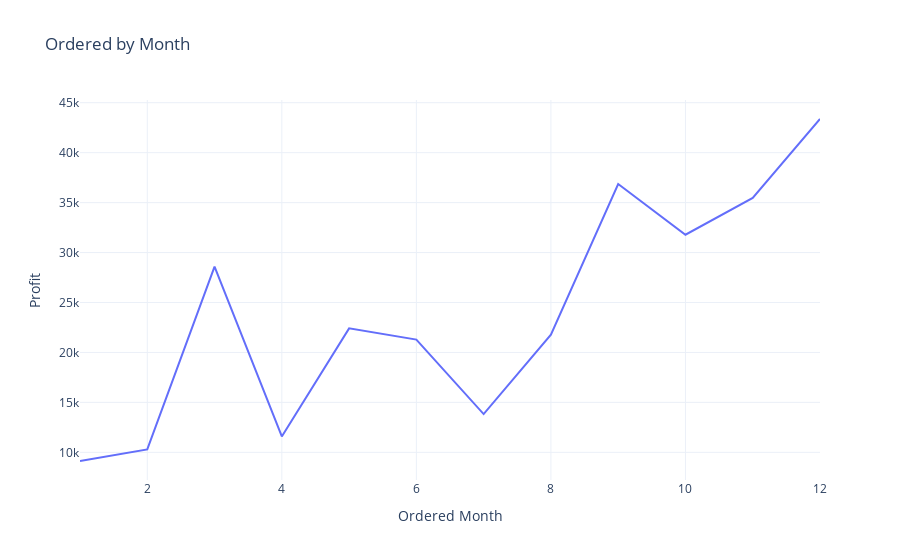

The notebook cell saved with this chart:
### Code cell
fig=px.line(monthly_profit,
           x="Ordered Month",
           y="Profit",
           title="Ordered by Month")
fig.show()

### Figure 1 — Plotly figure (JSON) as saved in the notebook; plotly's stock layout.template omitted (floating-point values rounded to 4 significant figures)
{"data": [{"hovertemplate": "Ordered Month=%{x}<br>Profit=%{y}<extra></extra>", "legendgroup": "", "line": {"color": "#636efa", "dash": "solid"}, "marker": {"symbol": "circle"}, "mode": "lines", "name": "", "orientation": "v", "showlegend": false, "type": "scatter", "x": [1, 2, 3, 4, 5, 6, 7, 8, 9, 10, 11, 12], "xaxis": "x", "y": [9134.0, 10290.0, 28590.0, 11590.0, 22410.0, 21290.0, 13830.0, 21780.0, 36860.0, 31780.0, 35470.0, 43370.0], "yaxis": "y"}], "layout": {"autosize": true, "legend": {"tracegroupgap": 0}, "title": {"text": "Ordered by Month"}, "xaxis": {"anchor": "y", "autorange": true, "domain": [0, 1], "range": [1, 12], "title": {"text": "Ordered Month"}, "type": "linear"}, "yaxis": {"anchor": "x", "autorange": true, "domain": [0, 1], "range": [7233.0, 45270.0], "title": {"text": "Profit"}, "type": "linear"}}}
